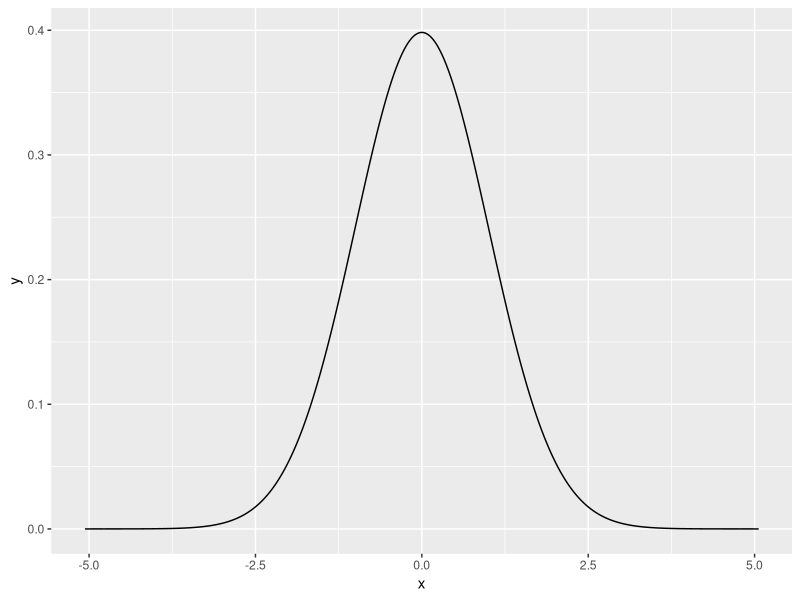
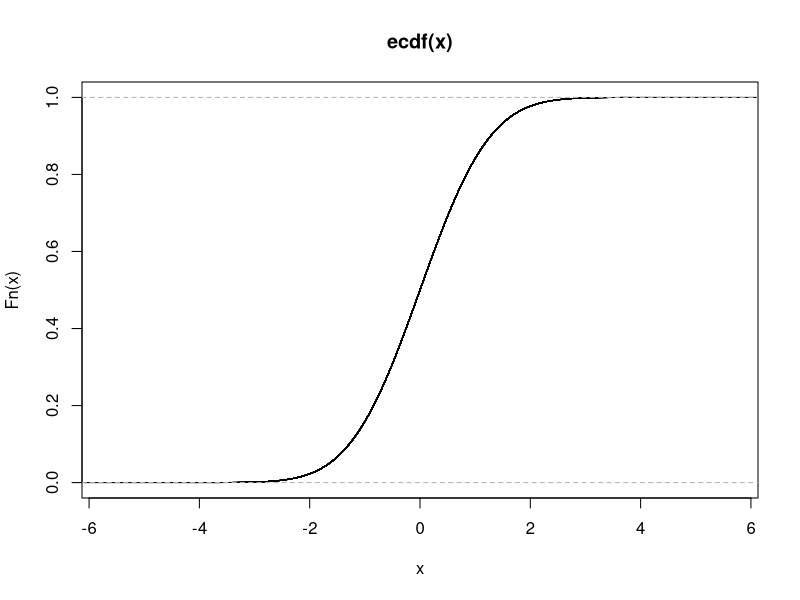
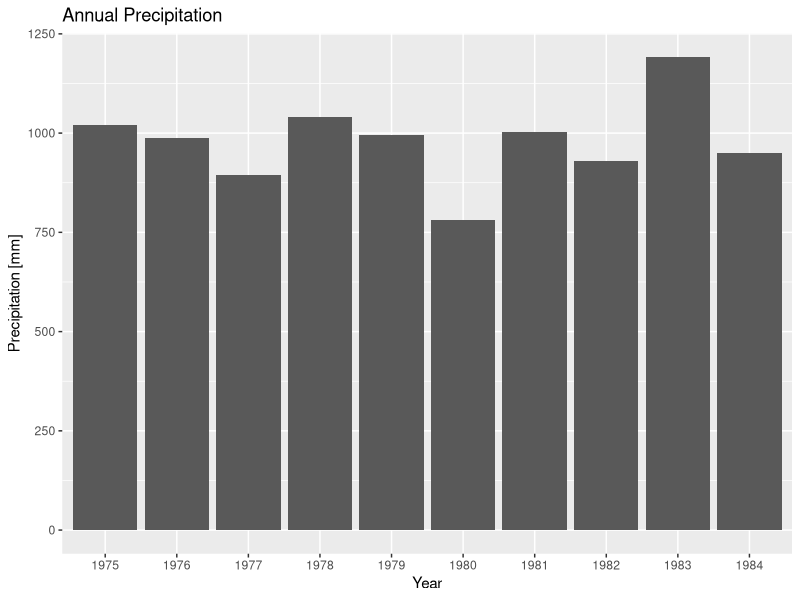
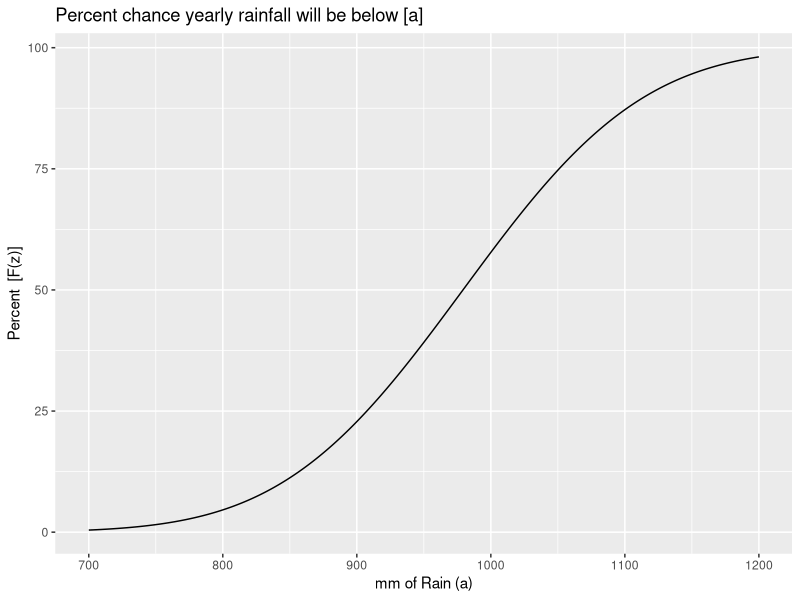

Write the R code that produced these figures, in order.
## ---- chunk 1
knitr::opts_chunk$set(echo = TRUE)
## ---- chunk 2
#install.packages(c("bayestestR",kableExtra))
library(bayestestR)
library(tidyverse)
library(kableExtra)
library(ggplot2)

x <- distribution_normal(n = 1000000, mean = 0, sd = 1)

x %>% 
  density() %>%  # Compute density function
  as.data.frame() %>% 
  ggplot(aes(x=x, y=y)) +
  geom_line()
## ---- chunk 3
P <- ecdf(x)
plot.ecdf(P)
## ---- chunk 4
table <- data.frame(z = seq(0,2.9,.1))
for(n in seq(0,.09,.01)){
  x <- n
  Fz <- P(seq(0,2.9,.1)+n)
  newColumn <- as.data.frame(Fz)
  table <- cbind(table,newColumn)
}
colnames(table) <- c("z",seq(0,.09,.01))

kable(table) %>%
  kable_styling(bootstrap_options = c("striped", "hover", "condensed", "responsive"))
## ---- chunk 5
P(1.034)
## ---- chunk 6
df <- data.frame(Year = (1975:1984), ppt = c(1020,987,894,1040,995,780,1004,930,1192,950))
df
## ---- chunk 7
ggplot(df)+
  geom_col(aes(x=as.factor(Year), y=ppt))+
  labs(x = "Year", y = "Precipitation [mm]", title = "Annual Precipitation")
## ---- chunk 8
a <- 1100
x <- mean(df$ppt)
s <- sd(df$ppt)

z <- (a-x)/s
z
## ---- chunk 9
Fz <- P(z)
Fz
## ---- chunk 10
FzVals <- data.frame()
for(n in 700:1200){
  a <-  n
  z <- (a-x)/s
  Fz <- P(z)
  newRow <- data.frame(a=n,Fz = Fz)
  FzVals <- rbind(FzVals,newRow)
}

ggplot(FzVals)+
  geom_line(aes(x=a,y=Fz*100))+
  labs(x = "mm of Rain (a)", y = "Percent  [F(z)]", title = "Percent chance yearly rainfall will be below [a]")
